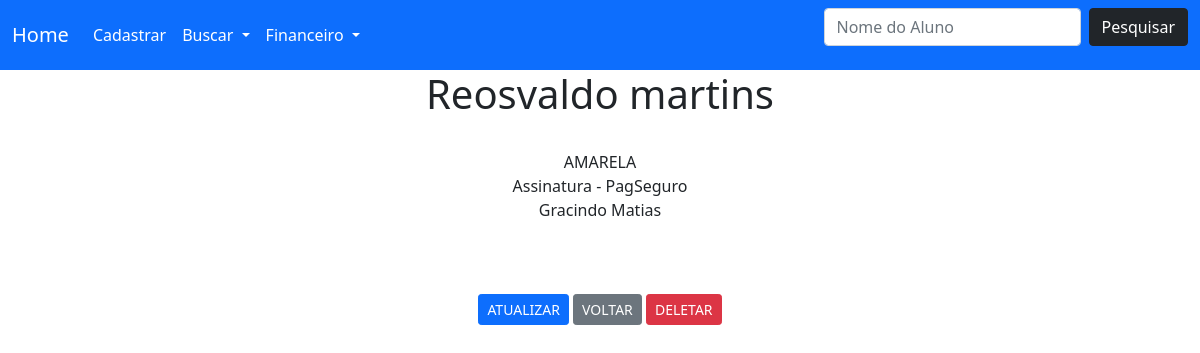
/show_aluno/2, run on the app's committed database.
### main/models.py (models this page shows, shortened)
class Aluno(models.Model):
    nome = models.CharField(max_length=100)
    menor = models.BooleanField(default=False)
    data_nascimento = models.DateField('Data de Nascimento', blank=True, null=True)
    cell = models.IntegerField(blank=True, null=True)
    email = models.EmailField('Email', blank=True, null=True)
    ativo = models.BooleanField(default=True)
    faixa = models.CharField(max_length=20, blank=True, null=True)
    data_inscricao = models.DateField('Data de Inscrição', blank=True, null=True)
    horario = models.CharField(max_length=20, blank=True, null=True)
    titulo = models.CharField(max_length=20, blank=True, default='')
    instrutor = models.ForeignKey('self', blank = True, null=True, on_delete=models.SET_NULL)
    plano_assinado = models.ForeignKey('Plano', blank=True, null=True, on_delete=models.SET_NULL)
    nome_busca = models.CharField(max_length=100, blank=True, null=True)
    def __str__(self):
        return self.nome

class Plano(models.Model):
    nome = models.CharField(max_length=30, default='')
    valor = models.FloatField(default=0)
    taxa = models.FloatField(default=0)
    custo_operacao = models.FloatField(default=0)
    def __str__(self):
        return self.nome

### main/views.py (the view)
# urls.py: path('show_aluno/<id>', views.show_aluno, name='show-aluno'),
def show_aluno(request, id):
    aluno = Aluno.objects.get(pk=id)
    alunos = Aluno.objects.filter(instrutor=aluno)
    return render(request, 'show_aluno.html', {'aluno':aluno, 'alunos':alunos})

### main/templates/show_aluno.html (shortened to what this page needs)
{% extends 'base.html' %}
{% block content %}
<center>
    <h1>
        {{aluno }}
    </h1>
    <br>
    {{ aluno.faixa }}<br>
    {{ aluno.plano_assinado }}<br>
    {{ aluno.instrutor }}
    <br><br>
    <br><br>
    <td align="center">
        <a href="{% url  'update-aluno' aluno.id %}" class="btn btn-primary btn-sm"> ATUALIZAR </a>
        <a href="{% url  'lista-alunos' %}" class="btn btn-secondary btn-sm"> VOLTAR </a>
        <a href="#" class="btn btn-danger btn-sm" onclick="clicked('{{ aluno.id }}','{{ aluno.nome }}')"> DELETAR </a>
    </td>
</center>
{% endblock %}

### data on the page
Aluno: nome "Reosvaldo martins", faixa "AMARELA", plano_assinado "Assinatura - PagSeguro", instrutor "Gracindo Matias"
